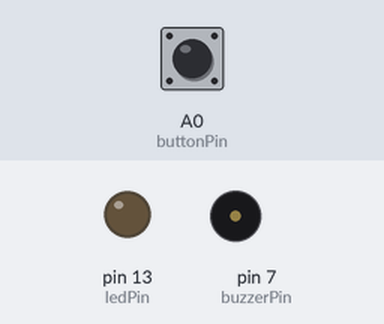
Bench run of a sketch on a simulated Arduino Uno, built with avr-gcc and run on an emulated ATmega328P. Shown: output pins drawn as LEDs (lit = HIGH), buzzer (waves = sounding). Dashed ring = blinking. The inputs (shaded band) are chosen by the test bench; at power-on: A0 (buttonPin) LOW.

Above: at 1.2 s.
1.3 s: A0 (buttonPin) pulled HIGH for 0.15 s
At 1.62 s:
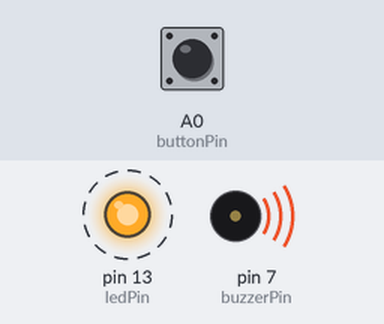
4.3 s: A0 (buttonPin) pulled HIGH for 1 s
6.8 s: A0 (buttonPin) pulled HIGH for 3.2 s
At 7.0 s:
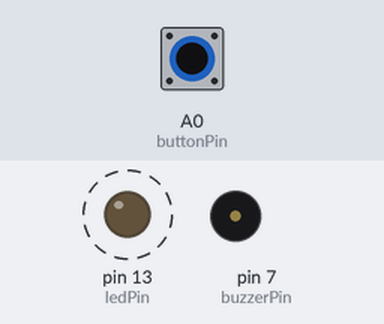
Timing chart, 0 to 17.5 s (numbered marks = the images above; inputs shaded):
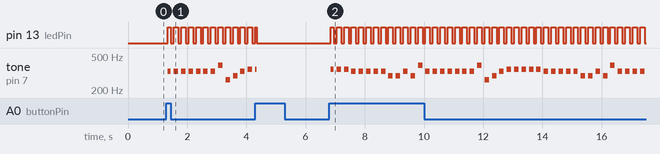

Measured:
- after the input at 1.3 s, pin 13 (ledPin): alternates HIGH for 0.15 s and LOW for 0.10 s, starting after 0.05 s; tone on pin 7 (buzzerPin): plays 330 Hz for 0.10 s, 330 Hz for 0.15 s, 330 Hz for 0.15 s, 330 Hz for 0.15 s, 330 Hz for 0.15 s, 330 Hz for 0.15 s … (13 notes in this stretch), starting after 0.05 s
- after the input at 6.8 s, pin 13 (ledPin): alternates HIGH for 0.15 s and LOW for 0.10 s, starting after 0.05 s; tone on pin 7 (buzzerPin): plays 349 Hz for 0.10 s, 349 Hz for 0.15 s, 349 Hz for 0.15 s, 330 Hz for 0.15 s, 330 Hz for 0.15 s, 330 Hz for 0.15 s … (43 notes in this stretch), starting after 0.05 s

The sketch:

12_22_25_SPRINT_3_PROJECT_RED_NOSE_ARDUINO.ino
```cpp
#define NOTE_B0  31
#define NOTE_C1  33
#define NOTE_CS1 35
#define NOTE_D1  37
#define NOTE_DS1 39
#define NOTE_E1  41
#define NOTE_F1  44
#define NOTE_FS1 46
#define NOTE_G1  49
#define NOTE_GS1 52
#define NOTE_A1  55
#define NOTE_AS1 58
#define NOTE_B1  62
#define NOTE_C2  65
#define NOTE_CS2 69
#define NOTE_D2  73
#define NOTE_DS2 78
#define NOTE_E2  82
#define NOTE_F2  87
#define NOTE_FS2 93
#define NOTE_G2  98
#define NOTE_GS2 104
#define NOTE_A2  110
#define NOTE_AS2 117
#define NOTE_B2  123
#define NOTE_C3  131
#define NOTE_CS3 139
#define NOTE_D3  147
#define NOTE_DS3 156
#define NOTE_E3  165
#define NOTE_F3  175
#define NOTE_FS3 185
#define NOTE_G3  196
#define NOTE_GS3 208
#define NOTE_A3  220
#define NOTE_AS3 233
#define NOTE_B3  247
#define NOTE_C4  262
#define NOTE_CS4 277
#define NOTE_D4  294
#define NOTE_DS4 311
#define NOTE_E4  330
#define NOTE_F4  349
#define NOTE_FS4 370
#define NOTE_G4  392
#define NOTE_GS4 415
#define NOTE_A4  440
#define NOTE_AS4 466
#define NOTE_B4  494
#define NOTE_C5  523
#define NOTE_CS5 554
#define NOTE_D5  587
#define NOTE_DS5 622
#define NOTE_E5  659
#define NOTE_F5  698
#define NOTE_FS5 740
#define NOTE_G5  784
#define NOTE_GS5 831
#define NOTE_A5  880
#define NOTE_AS5 932
#define NOTE_B5  988
#define NOTE_C6  1047
#define NOTE_CS6 1109
#define NOTE_D6  1175
#define NOTE_DS6 1245
#define NOTE_E6  1319
#define NOTE_F6  1397
#define NOTE_FS6 1480
#define NOTE_G6  1568
#define NOTE_GS6 1661
#define NOTE_A6  1760
#define NOTE_AS6 1865
#define NOTE_B6  1976
#define NOTE_C7  2093
#define NOTE_CS7 2217
#define NOTE_D7  2349
#define NOTE_DS7 2489
#define NOTE_E7  2637
#define NOTE_F7  2794
#define NOTE_FS7 2960
#define NOTE_G7  3136
#define NOTE_GS7 3322
#define NOTE_A7  3520
#define NOTE_AS7 3729
#define NOTE_B7  3951
#define NOTE_C8  4186
#define NOTE_CS8 4435
#define NOTE_D8  4699
#define NOTE_DS8 4978
#define REST 0


/*

Instead of one repeated beep, play a sequence.

*/

const int buttonPin = A0;
const int ledPin = 13;
const int buzzerPin = 7;

int buttonState = LOW;
int ledState = LOW;
int previousButtonState = LOW;

unsigned long lastTime = 0;

int interval = 250;
int sound_interval = 150;
int note_index = -1;


bool playing = false;

int jBMelody[] = {
  NOTE_E4, NOTE_E4, NOTE_E4, NOTE_E4, NOTE_E4, NOTE_E4, NOTE_E4, NOTE_G4,
  NOTE_C4, NOTE_D4, NOTE_E4, NOTE_F4, NOTE_F4, NOTE_F4, NOTE_F4, NOTE_F4,
  NOTE_E4, NOTE_E4, NOTE_E4, NOTE_E4, NOTE_E4, NOTE_D4, NOTE_D4, NOTE_E4,
  NOTE_D4, NOTE_G4};

int sizeJB = sizeof(jBMelody) / sizeof(jBMelody[0]);

void setup() {
  pinMode(buttonPin, INPUT);
  pinMode(ledPin, OUTPUT);
  pinMode(buzzerPin, OUTPUT);

}

void loop(){
  buttonState = digitalRead(buttonPin);
  unsigned long time = millis();
  if (buttonState == HIGH && previousButtonState == LOW) {
    playing = !playing;
    delay(50);
  }

  if (playing) {
    if (note_index >= sizeJB) {
        note_index = 0;
      }


    if (time - lastTime >= interval) {
      lastTime = time;
      note_index++;
    }

    if (time - lastTime <= sound_interval) {

      ledState = HIGH;
      digitalWrite(ledPin, ledState);
      tone(buzzerPin, jBMelody[note_index]);

    }

    else {
      ledState = LOW;
      digitalWrite(ledPin, ledState);
      noTone(buzzerPin);
    }

  }

  else {
    noTone(buzzerPin);
    ledState = LOW;
    digitalWrite(ledPin, ledState);

  }
  previousButtonState = buttonState;

}
```
